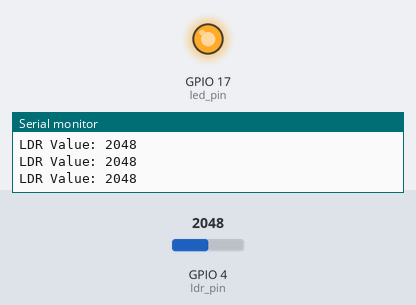
Recording of a program running on a simulated ESP32. On the bench: output pins drawn as LEDs (lit = HIGH), the last lines printed to the serial monitor. Inputs (shaded band) come from the test bench; at power-on: GPIO 4 (ldr_pin) = 2048.

Above: at 1.2 s.
1.3 s: GPIO 4 (ldr_pin) set to 1060
2.8 s: GPIO 4 (ldr_pin) set to 958
At 4.2 s:
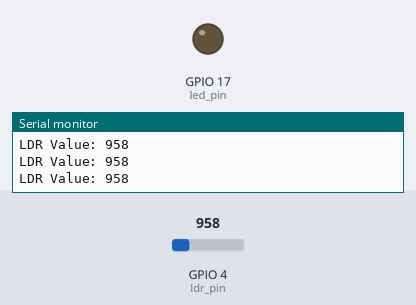
4.5 s: GPIO 4 (ldr_pin) set to 1040
At 5.6 s:
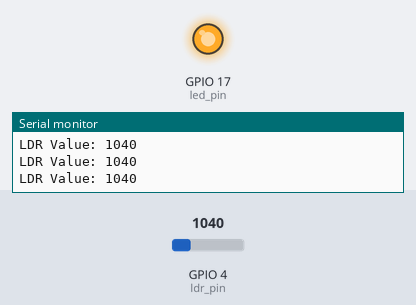
6.0 s: GPIO 4 (ldr_pin) set to 960
At 6.9 s:
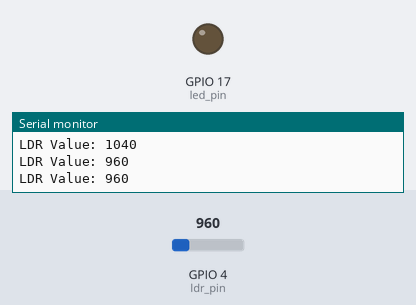
Timing chart, 0 to 8.5 s (numbered marks = the images above; inputs shaded):
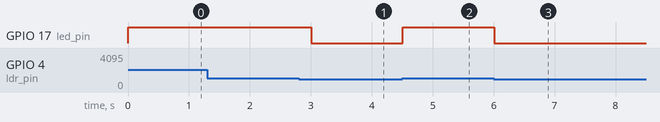

The program:

main.cpp
```cpp
#include <Arduino.h>


int ldr_pin = 4;
int led_pin =17;

const int resistance = 10000;

int ldr_value = 0;

long previous = 0;

void setup()
{
  Serial.begin(115200);
  pinMode(ldr_pin, INPUT);
  pinMode(led_pin, OUTPUT);

}

void loop()
{
  if(millis() - 500 > previous)
  {
    ldr_value = analogRead(ldr_pin);
    previous = millis();
    Serial.printf("LDR Value: %d\n", ldr_value);
    if(ldr_value > 1000)
    {
      digitalWrite(led_pin, HIGH);
    }
    else
    {
      digitalWrite(led_pin, LOW);
    }
  }
}
```

Measured:
- the behaviour switches between 1001 and 1000 on GPIO 4 (ldr_pin) (found by bisection; images 0 and 1)
- after the input at 2.8 s, GPIO 17 (led_pin): HIGH → LOW after 0.20 s
- after the input at 4.5 s, GPIO 17 (led_pin): LOW → HIGH at once
- after the input at 6.0 s, GPIO 17 (led_pin): HIGH → LOW at once
